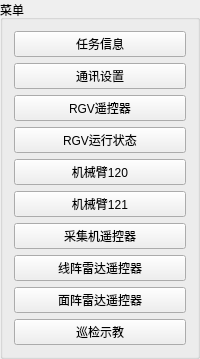
     <widget class="QGroupBox" name="groupBox_5">
      <property name="sizePolicy">
       <sizepolicy hsizetype="Minimum" vsizetype="Preferred">
        <horstretch>0</horstretch>
        <verstretch>0</verstretch>
       </sizepolicy>
      </property>
      <property name="title">
       <string>菜单</string>
      </property>
      <layout class="QGridLayout" name="gridLayout_4">
       <item row="10" column="0">
        <widget class="QPushButton" name="Show_Robot_Teach_Widget">
         <property name="text">
          <string>巡检示教</string>
         </property>
        </widget>
       </item>
       <item row="6" column="0">
        <widget class="QPushButton" name="Show_Jaka_121_Widget">
         <property name="text">
          <string>机械臂121</string>
         </property>
        </widget>
       </item>
       <item row="4" column="0">
        <widget class="QPushButton" name="Show_RGV_Monitor_Widget">
         <property name="text">
          <string>RGV运行状态</string>
         </property>
        </widget>
       </item>
       <item row="8" column="0">
        <widget class="QPushButton" name="Show_Meijidenki_Widget">
         <property name="text">
          <string>线阵雷达遥控器</string>
         </property>
        </widget>
       </item>
       <item row="7" column="0">
        <widget class="QPushButton" name="Show_Scan_Widget">
         <property name="text">
          <string>采集机遥控器</string>
         </property>
        </widget>
       </item>
       <item row="1" column="0">
        <widget class="QPushButton" name="Show_Setting_Widget">
         <property name="text">
          <string>通讯设置</string>
         </property>
        </widget>
       </item>
       <item row="9" column="0">
        <widget class="QPushButton" name="Show_Hypersen_Widget">
         <property name="text">
          <string>面阵雷达遥控器</string>
         </property>
        </widget>
       </item>
       <item row="0" column="0">
        <widget class="QPushButton" name="Show_Work_Widget">
         <property name="text">
          <string>任务信息</string>
         </property>
        </widget>
       </item>
       <item row="3" column="0">
        <widget class="QPushButton" name="Show_RGV_Remote_Widget">
         <property name="text">
          <string>RGV遥控器</string>
         </property>
        </widget>
       </item>
       <item row="5" column="0">
        <widget class="QPushButton" name="Show_Jaka_120_Widget">
         <property name="text">
          <string>机械臂120</string>
         </property>
        </widget>
       </item>
      </layout>
     </widget>
